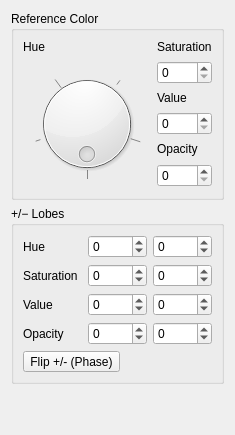
           <widget class="QWidget" name="tab_OrbitalColor">
            <attribute name="title">
             <string>Color</string>
            </attribute>
            <layout class="QVBoxLayout" name="verticalLayout_9">
             <item>
              <widget class="QGroupBox" name="groupBox_RefColor">
               <property name="title">
                <string>Reference Color</string>
               </property>
               <layout class="QGridLayout" name="gridLayout_19">
                <item row="0" column="1">
                 <widget class="QLabel" name="label_8">
                  <property name="sizePolicy">
                   <sizepolicy hsizetype="Expanding" vsizetype="Fixed">
                    <horstretch>0</horstretch>
                    <verstretch>0</verstretch>
                   </sizepolicy>
                  </property>
                  <property name="text">
                   <string>Saturation</string>
                  </property>
                 </widget>
                </item>
                <item row="3" column="1">
                 <widget class="QLabel" name="label_9">
                  <property name="sizePolicy">
                   <sizepolicy hsizetype="Ignored" vsizetype="Fixed">
                    <horstretch>0</horstretch>
                    <verstretch>0</verstretch>
                   </sizepolicy>
                  </property>
                  <property name="text">
                   <string>Value</string>
                  </property>
                 </widget>
                </item>
                <item row="6" column="1">
                 <widget class="QSpinBox" name="spinBox_AlphaCenter">
                  <property name="sizePolicy">
                   <sizepolicy hsizetype="Ignored" vsizetype="Fixed">
                    <horstretch>0</horstretch>
                    <verstretch>0</verstretch>
                   </sizepolicy>
                  </property>
                  <property name="maximum">
                   <number>255</number>
                  </property>
                  <property name="singleStep">
                   <number>5</number>
                  </property>
                 </widget>
                </item>
                <item row="4" column="1">
                 <widget class="QSpinBox" name="spinBox_ValCenter">
                  <property name="sizePolicy">
                   <sizepolicy hsizetype="Ignored" vsizetype="Fixed">
                    <horstretch>0</horstretch>
                    <verstretch>0</verstretch>
                   </sizepolicy>
                  </property>
                  <property name="maximum">
                   <number>255</number>
                  </property>
                  <property name="singleStep">
                   <number>5</number>
                  </property>
                 </widget>
                </item>
                <item row="2" column="1">
                 <widget class="QSpinBox" name="spinBox_SatCenter">
                  <property name="sizePolicy">
                   <sizepolicy hsizetype="Ignored" vsizetype="Fixed">
                    <horstretch>0</horstretch>
                    <verstretch>0</verstretch>
                   </sizepolicy>
                  </property>
                  <property name="maximum">
                   <number>255</number>
                  </property>
                  <property name="singleStep">
                   <number>5</number>
                  </property>
                 </widget>
                </item>
                <item row="5" column="1">
                 <widget class="QLabel" name="label_10">
                  <property name="sizePolicy">
                   <sizepolicy hsizetype="Ignored" vsizetype="Fixed">
                    <horstretch>0</horstretch>
                    <verstretch>0</verstretch>
                   </sizepolicy>
                  </property>
                  <property name="text">
                   <string>Opacity</string>
                  </property>
                 </widget>
                </item>
                <item row="2" column="0" rowspan="5">
                 <widget class="QWidget" name="widget_12" native="true">
                  <property name="sizePolicy">
                   <sizepolicy hsizetype="MinimumExpanding" vsizetype="Preferred">
                    <horstretch>0</horstretch>
                    <verstretch>0</verstretch>
                   </sizepolicy>
                  </property>
                  <layout class="QVBoxLayout" name="verticalLayout_4">
                   <item>
                    <widget class="QDial" name="dialCentralHue">
                     <property name="enabled">
                      <bool>true</bool>
                     </property>
                     <property name="sizePolicy">
                      <sizepolicy hsizetype="Expanding" vsizetype="Expanding">
                       <horstretch>0</horstretch>
                       <verstretch>0</verstretch>
                      </sizepolicy>
                     </property>
                     <property name="minimumSize">
                      <size>
                       <width>110</width>
                       <height>110</height>
                      </size>
                     </property>
                     <property name="maximum">
                      <number>360</number>
                     </property>
                     <property name="singleStep">
                      <number>5</number>
                     </property>
                     <property name="pageStep">
                      <number>30</number>
                     </property>
                     <property name="orientation">
                      <enum>Qt::Horizontal</enum>
                     </property>
                     <property name="wrapping">
                      <bool>true</bool>
                     </property>
                     <property name="notchTarget">
                      <double>30.000000000000000</double>
                     </property>
                     <property name="notchesVisible">
                      <bool>true</bool>
                     </property>
                    </widget>
                   </item>
                  </layout>
                 </widget>
                </item>
                <item row="0" column="0">
                 <widget class="QLabel" name="label_Hue">
                  <property name="sizePolicy">
                   <sizepolicy hsizetype="Expanding" vsizetype="Fixed">
                    <horstretch>0</horstretch>
                    <verstretch>0</verstretch>
                   </sizepolicy>
                  </property>
                  <property name="text">
                   <string>Hue</string>
                  </property>
                 </widget>
                </item>
               </layout>
              </widget>
             </item>
             <item>
              <widget class="QGroupBox" name="groupBox_OrbitalLobes">
               <property name="title">
                <string>+/− Lobes</string>
               </property>
               <layout class="QGridLayout" name="gridLayout_13">
                <item row="0" column="0" rowspan="2" colspan="2">
                 <layout class="QGridLayout" name="gridLayout_3">
                  <item row="3" column="0">
                   <widget class="QLabel" name="label_6">
                    <property name="sizePolicy">
                     <sizepolicy hsizetype="Expanding" vsizetype="Preferred">
                      <horstretch>0</horstretch>
                      <verstretch>0</verstretch>
                     </sizepolicy>
                    </property>
                    <property name="text">
                     <string>Value</string>
                    </property>
                   </widget>
                  </item>
                  <item row="2" column="3">
                   <widget class="QSpinBox" name="spinBox_SatMinus">
                    <property name="sizePolicy">
                     <sizepolicy hsizetype="Expanding" vsizetype="Preferred">
                      <horstretch>0</horstretch>
                      <verstretch>0</verstretch>
                     </sizepolicy>
                    </property>
                    <property name="minimum">
                     <number>-255</number>
                    </property>
                    <property name="maximum">
                     <number>255</number>
                    </property>
                    <property name="singleStep">
                     <number>5</number>
                    </property>
                   </widget>
                  </item>
                  <item row="3" column="1">
                   <widget class="QSpinBox" name="spinBox_ValPlus">
                    <property name="sizePolicy">
                     <sizepolicy hsizetype="Expanding" vsizetype="Preferred">
                      <horstretch>0</horstretch>
                      <verstretch>0</verstretch>
                     </sizepolicy>
                    </property>
                    <property name="minimum">
                     <number>-255</number>
                    </property>
                    <property name="maximum">
                     <number>255</number>
                    </property>
                    <property name="singleStep">
                     <number>5</number>
                    </property>
                   </widget>
                  </item>
                  <item row="2" column="1">
                   <widget class="QSpinBox" name="spinBox_SatPlus">
                    <property name="sizePolicy">
                     <sizepolicy hsizetype="Expanding" vsizetype="Preferred">
                      <horstretch>0</horstretch>
                      <verstretch>0</verstretch>
                     </sizepolicy>
                    </property>
                    <property name="minimum">
                     <number>-255</number>
                    </property>
                    <property name="maximum">
                     <number>255</number>
                    </property>
                    <property name="singleStep">
                     <number>5</number>
                    </property>
                   </widget>
                  </item>
                  <item row="2" column="0">
                   <widget class="QLabel" name="label_5">
                    <property name="sizePolicy">
                     <sizepolicy hsizetype="Expanding" vsizetype="Preferred">
                      <horstretch>0</horstretch>
                      <verstretch>0</verstretch>
                     </sizepolicy>
                    </property>
                    <property name="text">
                     <string>Saturation</string>
                    </property>
                   </widget>
                  </item>
                  <item row="1" column="0">
                   <widget class="QLabel" name="label_4">
                    <property name="sizePolicy">
                     <sizepolicy hsizetype="Expanding" vsizetype="Preferred">
                      <horstretch>0</horstretch>
                      <verstretch>0</verstretch>
                     </sizepolicy>
                    </property>
                    <property name="text">
                     <string>Hue</string>
                    </property>
                   </widget>
                  </item>
                  <item row="4" column="3">
                   <widget class="QSpinBox" name="spinBox_AlphaMinus">
                    <property name="sizePolicy">
                     <sizepolicy hsizetype="Expanding" vsizetype="Preferred">
                      <horstretch>0</horstretch>
                      <verstretch>0</verstretch>
                     </sizepolicy>
                    </property>
                    <property name="minimum">
                     <number>-255</number>
                    </property>
                    <property name="maximum">
                     <number>255</number>
                    </property>
                    <property name="singleStep">
                     <number>5</number>
                    </property>
                   </widget>
                  </item>
                  <item row="4" column="0">
                   <widget class="QLabel" name="label_7">
                    <property name="sizePolicy">
                     <sizepolicy hsizetype="Expanding" vsizetype="Preferred">
                      <horstretch>0</horstretch>
                      <verstretch>0</verstretch>
                     </sizepolicy>
                    </property>
                    <property name="text">
                     <string>Opacity</string>
                    </property>
                   </widget>
                  </item>
                  <item row="1" column="3">
                   <widget class="QSpinBox" name="spinBox_HueMinus">
                    <property name="sizePolicy">
                     <sizepolicy hsizetype="Expanding" vsizetype="Preferred">
                      <horstretch>0</horstretch>
                      <verstretch>0</verstretch>
                     </sizepolicy>
                    </property>
                    <property name="minimum">
                     <number>-360</number>
                    </property>
                    <property name="maximum">
                     <number>360</number>
                    </property>
                    <property name="singleStep">
                     <number>5</number>
                    </property>
                   </widget>
                  </item>
                  <item row="1" column="1">
                   <widget class="QSpinBox" name="spinBox_HuePlus">
                    <property name="sizePolicy">
                     <sizepolicy hsizetype="Expanding" vsizetype="Preferred">
                      <horstretch>0</horstretch>
                      <verstretch>0</verstretch>
                     </sizepolicy>
                    </property>
                    <property name="minimum">
                     <number>-360</number>
                    </property>
                    <property name="maximum">
                     <number>360</number>
                    </property>
                    <property name="singleStep">
                     <number>5</number>
                    </property>
                   </widget>
                  </item>
                  <item row="3" column="3">
                   <widget class="QSpinBox" name="spinBox_ValMinus">
                    <property name="sizePolicy">
                     <sizepolicy hsizetype="Expanding" vsizetype="Preferred">
                      <horstretch>0</horstretch>
                      <verstretch>0</verstretch>
                     </sizepolicy>
                    </property>
                    <property name="minimum">
                     <number>-255</number>
                    </property>
                    <property name="maximum">
                     <number>255</number>
                    </property>
                    <property name="singleStep">
                     <number>5</number>
                    </property>
                   </widget>
                  </item>
                  <item row="4" column="1">
                   <widget class="QSpinBox" name="spinBox_AlphaPlus">
                    <property name="sizePolicy">
                     <sizepolicy hsizetype="Expanding" vsizetype="Preferred">
                      <horstretch>0</horstretch>
                      <verstretch>0</verstretch>
                     </sizepolicy>
                    </property>
                    <property name="minimum">
                     <number>-255</number>
                    </property>
                    <property name="maximum">
                     <number>255</number>
                    </property>
                    <property name="singleStep">
                     <number>5</number>
                    </property>
                   </widget>
                  </item>
                 </layout>
                </item>
                <item row="2" column="0">
                 <widget class="QToolButton" name="toolButton_FlipOrbital">
                  <property name="enabled">
                   <bool>true</bool>
                  </property>
                  <property name="sizePolicy">
                   <sizepolicy hsizetype="Preferred" vsizetype="Preferred">
                    <horstretch>0</horstretch>
                    <verstretch>0</verstretch>
                   </sizepolicy>
                  </property>
                  <property name="text">
                   <string>Flip +/- (Phase)</string>
                  </property>
                 </widget>
                </item>
               </layout>
              </widget>
             </item>
             <item>
              <spacer name="verticalSpacer_4">
               <property name="orientation">
                <enum>Qt::Vertical</enum>
               </property>
               <property name="sizeHint" stdset="0">
                <size>
                 <width>20</width>
                 <height>40</height>
                </size>
               </property>
              </spacer>
             </item>
            </layout>
           </widget>
